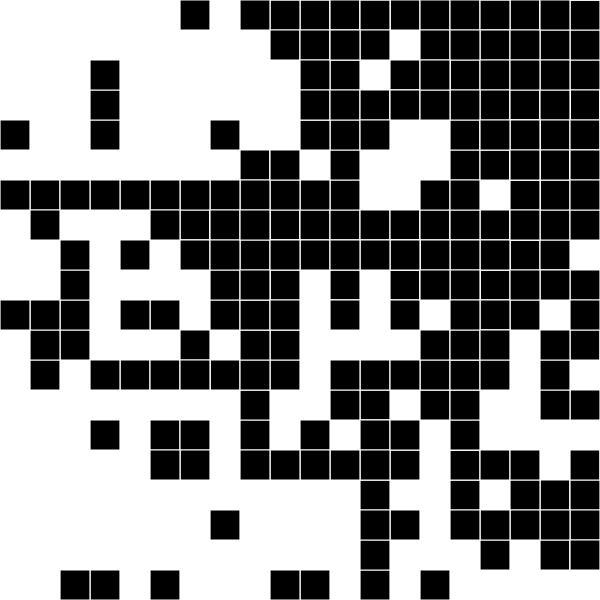
Frame 1 (no input)
Frame 60 (no input): identical to frame 1, image omitted
Frame 120 (the mouse pressed at the canvas centre since frame 60): identical to frame 1, image omitted

The p5.js sketch that drew this single still picture (run headless with seeded random() and noise() and a simulated clock; from frame 60 on, the mouse is pressed at the canvas centre):

// p5.js sketch
// ── sketch.js

// Point = P, Rectangle = R, line = F, Line*4 = D
// You can play around with length, angle, strokeweight, colors,...

let premise = 'R';
  let rules = {
    R: 'fR+R[RfR]',

  }
let bigRule;


let length = 100;
let angle = 90;

function setup() {
  createCanvas(600, 600);
  angleMode(DEGREES);
  bigRule = resolveRules(premise, rules, 4);
  print(bigRule);
  
}

function draw() {
  background('white');
  stroke('white');
  strokeWeight(4);
  //noFill();
  fill('black');
  translate(width / 2, height / 2);
  rotate(-90);
  scale(0.3);

  drawShape(bigRule);
   // angle += 1;
  // length += 0.1;
}

function resolveRules(startRule, rules, depth) {
  let endRule = '';
  for (let currentLetter of startRule) {
    if (currentLetter in rules) {
      endRule += rules[currentLetter];
    } else {
      endRule += currentLetter;
    }
  }
  if (depth >= 1) {
    endRule = resolveRules(endRule, rules, depth - 1);
  }
  return endRule;
}


function drawShape(rule)  {
  for (let c of rule) {
    if (c === 'F') {
      line(0, 0, length, 0);
      translate(length, 0);
    } else if (c === 'R') {
      rect(0, 0, length, length);
      translate(length*7, length);
    } else if (c === 'P') {
      point(0, 0);
      translate(length, 0);
    } else if (c === 'D') {
      line(0, 0, length * 4, 0);
      translate(length, 0);
    } else if (c === 'f') {
      translate(0, length, 0);
    } else if (c === '+') {
      rotate(angle);
    } else if (c === '-') {
      rotate(-angle);
    } else if (c === '[') {
      push();
    } else if (c === ']') {
      pop();
    } else if (c === '>') {
      scale(1.1);
    } else if (c === '<') {
      scale(0.8);
   
    }
  }
}
